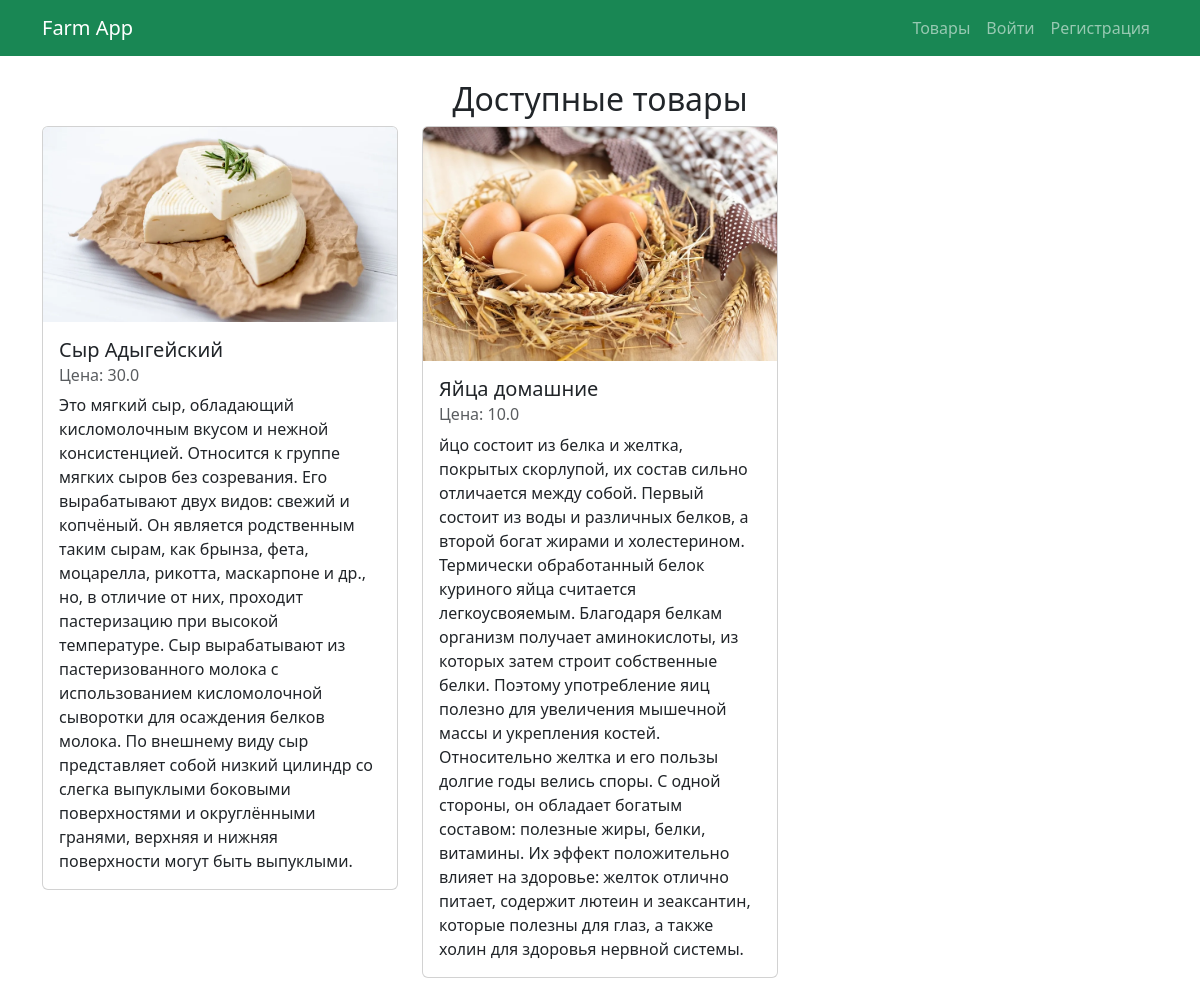
Page /products on the committed database.
### app/models.py (models this page shows)
class Product(Base):
    __tablename__ = "products"
    id = Column(Integer, primary_key=True, index=True)
    name = Column(String, index=True)
    description = Column(Text)
    price = Column(Float)
    owner_id = Column(Integer, ForeignKey("users.id"))
    image_url = Column(String, nullable=True)
    created_at = Column(DateTime, default=datetime.utcnow)
    owner = relationship("User", back_populates="products")
    orders = relationship("Order", back_populates="product")

### app/main.py (the view)
        @self.app.get("/products")
        def list_products(request: Request, db: Annotated[Session, Depends(self.get_db)]):
            products = crud.get_products(db)
            return self.templates.TemplateResponse("products.html", {"request": request, "products": products})

### app/templates/products.html (shortened to what this page needs)
{% extends "base.html" %}
{% block content %}
<h2 class="text-center">Доступные товары</h2>
<div class="row">
    {% for product in products %}
    <div class="col-md-4 mb-4">
        <div class="card">
            <a href="/products/{{ product.id }}">
                {% if product.image_url %}
                <img src="{{ product.image_url }}" class="card-img-top" alt="{{ product.name }}">
                {% endif %}
            </a>
            <div class="card-body">
                <h5 class="card-title">{{ product.name }}</h5>
                <h6 class="card-subtitle mb-2 text-muted">Цена: {{ product.price }}</h6>
                <p class="card-text">{{ product.description }}</p>
            </div>
        </div>
    </div>
    {% else %}
    <p class="text-center">Пока нет доступных товаров.</p>
    {% endfor %}
</div>
{% endblock %}

### rows in the picture
Product: image_url (picture), name "Сыр Адыгейский", price "30.0", description "Это мягкий сыр, обладающий кисломолочным вкусом и нежной консистенцией. Относится к группе мягких сыров без созревания. Его вырабатывают двух видов: свежий и копчёный. Он является родственным таким сырам, как брынза, фета, моцарелла, рикотта, маскарпоне и др., но, в отличие от них, проходит пастеризацию при высокой температуре. Сыр вырабатывают из пастеризованного молока с использованием кисломолочной сыворотки для осаждения белков молока. По внешнему виду сыр представляет собой низкий цилиндр со слегка выпуклыми боковыми поверхностями и округлёнными гранями, верхняя и нижняя поверхности могут быть выпуклыми."
Product: image_url (picture), name "Яйца домашние", price "10.0", description "йцо состоит из белка и желтка, покрытых скорлупой, их состав сильно отличается между собой. Первый состоит из воды и различных белков, а второй богат жирами и холестерином. Термически обработанный белок куриного яйца считается легкоусвояемым. Благодаря белкам организм получает аминокислоты, из которых затем строит собственные белки. Поэтому употребление яиц полезно для увеличения мышечной массы и укрепления костей. Относительно желтка и его пользы долгие годы велись споры. С одной стороны, он обладает богатым составом: полезные жиры, белки, витамины. Их эффект положительно влияет на здоровье: желток отлично питает, содержит лютеин и зеаксантин, которые полезны для глаз, а также холин для…"
